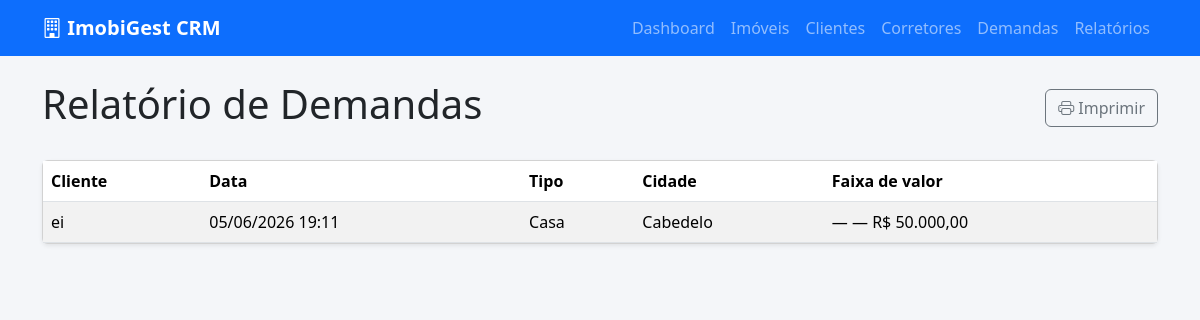
Page /relatorios/demandas/ on the committed database.
### apps/imoveis/models.py (models this page shows, shortened)
class DemandaCliente(models.Model):
    TIPO_CHOICES = [
        ('casa', 'Casa'),
        ('apartamento', 'Apartamento'),
        ('cobertura', 'Cobertura'),
        ('terreno', 'Terreno'),
        ('comercial', 'Comercial'),
    ]
    FINALIDADE_CHOICES = [
        ('venda', 'Venda'),
        ('locacao', 'Locação'),
    ]
    STATUS_CHOICES = [
        ('aberta', 'Aberta'),
        ('atendida', 'Atendida'),
    ]
    cliente = models.ForeignKey('Cliente', on_delete=models.CASCADE)
    tipo_imovel = models.CharField(max_length=30, choices=TIPO_CHOICES)
    finalidade = models.CharField(max_length=20, choices=FINALIDADE_CHOICES)
    status = models.CharField(max_length=20, choices=STATUS_CHOICES, default='aberta')
    valor_minimo = models.DecimalField(max_digits=12, decimal_places=2, null=True, blank=True)
    valor_maximo = models.DecimalField(max_digits=12, decimal_places=2, null=True, blank=True)
    cidade = models.CharField(max_length=50, choices=CIDADE_CHOICES, default='João Pessoa')
    bairro = models.CharField(max_length=100, blank=True, null=True)
    bairros = models.CharField(max_length=500, blank=True, null=True, help_text='Bairros separados por vírgula')
    dormitorios = models.IntegerField(null=True, blank=True)
    vagas = models.IntegerField(null=True, blank=True)
    posicao_solar = models.CharField(
        max_length=15,
        choices=[
            ('nascente', 'Nascente'),
            ('sul', 'Sul'),
            ('poente', 'Poente'),
            ('indiferente', 'Indiferente'),
        ],
        default='indiferente',
    )
    infraestrutura = models.ManyToManyField('Infraestrutura', blank=True)
    criado_em = models.DateTimeField(auto_now_add=True)

class Cliente(models.Model):
    nome = models.CharField(max_length=150)
    telefone = models.CharField(max_length=20)
    email = models.EmailField(blank=True, null=True)
    observacao = models.TextField(blank=True, null=True)
    criado_em = models.DateTimeField(auto_now_add=True)

### apps/relatorios/views.py (the view)
# urls.py: path('demandas/', RelatorioDemandasView.as_view(), name='demandas'),
class RelatorioDemandasView(TemplateView):
    template_name = 'relatorios/demandas.html'
    def get_context_data(self, **kwargs):
        context = super().get_context_data(**kwargs)
        context['demandas'] = DemandaCliente.objects.select_related('cliente').order_by('-criado_em')
        return context

### apps/imoveis/templatetags/moeda_filters.py (called while the page is built)
@register.filter
def moeda(valor):
    return formatar_moeda(valor)

### apps/imoveis/utils.py (called while the page is built)
def formatar_moeda(valor, simbolo=True):
    if valor is None or valor == '':
        return '—'
    try:
        numero = Decimal(str(valor))
        texto = f'{numero:,.2f}'.replace(',', 'X').replace('.', ',').replace('X', '.')
        return f'R$ {texto}' if simbolo else texto
    except (InvalidOperation, ValueError, TypeError):
        return str(valor)

### apps/relatorios/templates/relatorios/demandas.html (shortened to what this page needs)
{% extends 'base.html' %}
{% load moeda_filters %}
{% block content %}
<div class="d-flex justify-content-between align-items-center mb-4">
    <h1>Relatório de Demandas</h1>
    <button onclick="window.print()" class="btn btn-outline-secondary"><i class="bi bi-printer"></i> Imprimir</button>
</div>
<div class="card shadow-sm">
    <div class="table-responsive">
        <table class="table table-striped mb-0">
            <thead>
                <tr>
                    <th>Cliente</th>
                    <th>Data</th>
                    <th>Tipo</th>
                    <th>Cidade</th>
                    <th>Faixa de valor</th>
                </tr>
            </thead>
            <tbody>
                {% for demanda in demandas %}
                <tr>
                    <td>{{ demanda.cliente.nome }}</td>
                    <td>{{ demanda.criado_em|date:"d/m/Y H:i" }}</td>
                    <td>{{ demanda.get_tipo_imovel_display }}</td>
                    <td>{{ demanda.cidade|default:"—" }}</td>
                    <td>
                        {% if demanda.valor_minimo or demanda.valor_maximo %}
                            {{ demanda.valor_minimo|moeda }} — {{ demanda.valor_maximo|moeda }}
                        {% else %}—{% endif %}
                    </td>
                </tr>
                {% empty %}
                <tr><td colspan="5" class="text-muted">Sem dados.</td></tr>
                {% endfor %}
            </tbody>
        </table>
    </div>
</div>
{% endblock %}

### templates/base.html (style rules this page uses)
body { background-color: #f4f6f9; }

### rows in the picture
DemandaCliente: cliente.nome "ei", criado_em "05/06/2026 19:11", tipo_imovel "Casa", cidade "Cabedelo", valor_minimo|moeda "—", valor_maximo|moeda "R$ 50.000,00"
